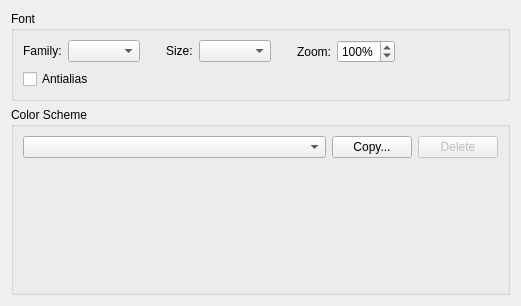
<?xml version="1.0" encoding="UTF-8"?>
<ui version="4.0">
 <class>TextEditor::Internal::FontSettingsPage</class>
 <widget class="QWidget" name="TextEditor::Internal::FontSettingsPage">
  <property name="geometry">
   <rect>
    <x>0</x>
    <y>0</y>
    <width>521</width>
    <height>306</height>
   </rect>
  </property>
  <layout class="QVBoxLayout" name="verticalLayout">
   <item>
    <widget class="QGroupBox" name="fontGroupBox">
     <property name="title">
      <string>Font</string>
     </property>
     <layout class="QGridLayout" name="gridLayout">
      <item row="0" column="0">
       <widget class="QLabel" name="familyLabel">
        <property name="sizePolicy">
         <sizepolicy hsizetype="Fixed" vsizetype="Fixed">
          <horstretch>0</horstretch>
          <verstretch>0</verstretch>
         </sizepolicy>
        </property>
        <property name="text">
         <string>Family:</string>
        </property>
       </widget>
      </item>
      <item row="0" column="1">
       <widget class="QComboBox" name="familyComboBox">
        <property name="sizePolicy">
         <sizepolicy hsizetype="Fixed" vsizetype="Fixed">
          <horstretch>2</horstretch>
          <verstretch>0</verstretch>
         </sizepolicy>
        </property>
       </widget>
      </item>
      <item row="0" column="2">
       <spacer>
        <property name="orientation">
         <enum>Qt::Horizontal</enum>
        </property>
        <property name="sizeType">
         <enum>QSizePolicy::Preferred</enum>
        </property>
        <property name="sizeHint" stdset="0">
         <size>
          <width>20</width>
          <height>20</height>
         </size>
        </property>
       </spacer>
      </item>
      <item row="0" column="3">
       <widget class="QLabel" name="sizeLabel">
        <property name="sizePolicy">
         <sizepolicy hsizetype="Fixed" vsizetype="Fixed">
          <horstretch>0</horstretch>
          <verstretch>0</verstretch>
         </sizepolicy>
        </property>
        <property name="text">
         <string>Size:</string>
        </property>
       </widget>
      </item>
      <item row="0" column="4">
       <widget class="QComboBox" name="sizeComboBox">
        <property name="sizePolicy">
         <sizepolicy hsizetype="Fixed" vsizetype="Fixed">
          <horstretch>1</horstretch>
          <verstretch>0</verstretch>
         </sizepolicy>
        </property>
       </widget>
      </item>
      <item row="0" column="5">
       <spacer>
        <property name="orientation">
         <enum>Qt::Horizontal</enum>
        </property>
        <property name="sizeType">
         <enum>QSizePolicy::Preferred</enum>
        </property>
        <property name="sizeHint" stdset="0">
         <size>
          <width>20</width>
          <height>20</height>
         </size>
        </property>
       </spacer>
      </item>
      <item row="1" column="0" colspan="2">
       <widget class="QCheckBox" name="antialias">
        <property name="text">
         <string>Antialias</string>
        </property>
       </widget>
      </item>
      <item row="0" column="7">
       <widget class="QSpinBox" name="zoomSpinBox">
        <property name="suffix">
         <string>%</string>
        </property>
        <property name="minimum">
         <number>10</number>
        </property>
        <property name="maximum">
         <number>300</number>
        </property>
        <property name="singleStep">
         <number>10</number>
        </property>
        <property name="value">
         <number>100</number>
        </property>
       </widget>
      </item>
      <item row="0" column="8">
       <spacer name="horizontalSpacer">
        <property name="orientation">
         <enum>Qt::Horizontal</enum>
        </property>
        <property name="sizeHint" stdset="0">
         <size>
          <width>40</width>
          <height>20</height>
         </size>
        </property>
       </spacer>
      </item>
      <item row="0" column="6">
       <widget class="QLabel" name="zoomLabel">
        <property name="text">
         <string>Zoom:</string>
        </property>
       </widget>
      </item>
     </layout>
    </widget>
   </item>
   <item>
    <widget class="QGroupBox" name="colorSchemeGroupBox">
     <property name="title">
      <string>Color Scheme</string>
     </property>
     <layout class="QVBoxLayout" name="verticalLayout_2">
      <item>
       <layout class="QHBoxLayout" name="horizontalLayout">
        <item>
         <widget class="QComboBox" name="schemeComboBox">
          <property name="sizePolicy">
           <sizepolicy hsizetype="Preferred" vsizetype="Fixed">
            <horstretch>1</horstretch>
            <verstretch>0</verstretch>
           </sizepolicy>
          </property>
         </widget>
        </item>
        <item>
         <widget class="QPushButton" name="copyButton">
          <property name="text">
           <string>Copy...</string>
          </property>
         </widget>
        </item>
        <item>
         <widget class="QPushButton" name="deleteButton">
          <property name="enabled">
           <bool>false</bool>
          </property>
          <property name="text">
           <string>Delete</string>
          </property>
         </widget>
        </item>
       </layout>
      </item>
      <item>
       <widget class="TextEditor::Internal::ColorSchemeEdit" name="schemeEdit" native="true">
        <property name="sizePolicy">
         <sizepolicy hsizetype="Preferred" vsizetype="MinimumExpanding">
          <horstretch>0</horstretch>
          <verstretch>1</verstretch>
         </sizepolicy>
        </property>
       </widget>
      </item>
     </layout>
    </widget>
   </item>
  </layout>
 </widget>
 <customwidgets>
  <customwidget>
   <class>TextEditor::Internal::ColorSchemeEdit</class>
   <extends>QWidget</extends>
   <header location="global">texteditor/colorschemeedit.h</header>
   <container>1</container>
  </customwidget>
 </customwidgets>
 <resources/>
 <connections/>
</ui>
